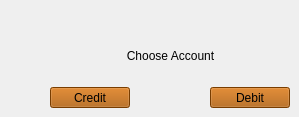
    <widget class="QWidget" name="page_4">
     <widget class="QLabel" name="label_3">
      <property name="geometry">
       <rect>
        <x>90</x>
        <y>40</y>
        <width>161</width>
        <height>31</height>
       </rect>
      </property>
      <property name="styleSheet">
       <string notr="true">color: rgb(0, 0, 0);

font: 700 9pt &quot;Segoe UI&quot;;</string>
      </property>
      <property name="text">
       <string>Choose Account</string>
      </property>
      <property name="alignment">
       <set>Qt::AlignmentFlag::AlignCenter</set>
      </property>
     </widget>
     <widget class="QPushButton" name="cred">
      <property name="geometry">
       <rect>
        <x>50</x>
        <y>87</y>
        <width>80</width>
        <height>21</height>
       </rect>
      </property>
      <property name="styleSheet">
       <string notr="true">color: rgb(0, 0, 0);
background-color: rgb(170, 85, 0);
font: 700 9pt &quot;Segoe UI&quot;;</string>
      </property>
      <property name="text">
       <string>Credit</string>
      </property>
     </widget>
     <widget class="QPushButton" name="deb">
      <property name="geometry">
       <rect>
        <x>210</x>
        <y>87</y>
        <width>80</width>
        <height>21</height>
       </rect>
      </property>
      <property name="styleSheet">
       <string notr="true">color: rgb(0, 0, 0);
background-color: rgb(170, 85, 0);
font: 700 9pt &quot;Segoe UI&quot;;</string>
      </property>
      <property name="text">
       <string>Debit</string>
      </property>
     </widget>
    </widget>
